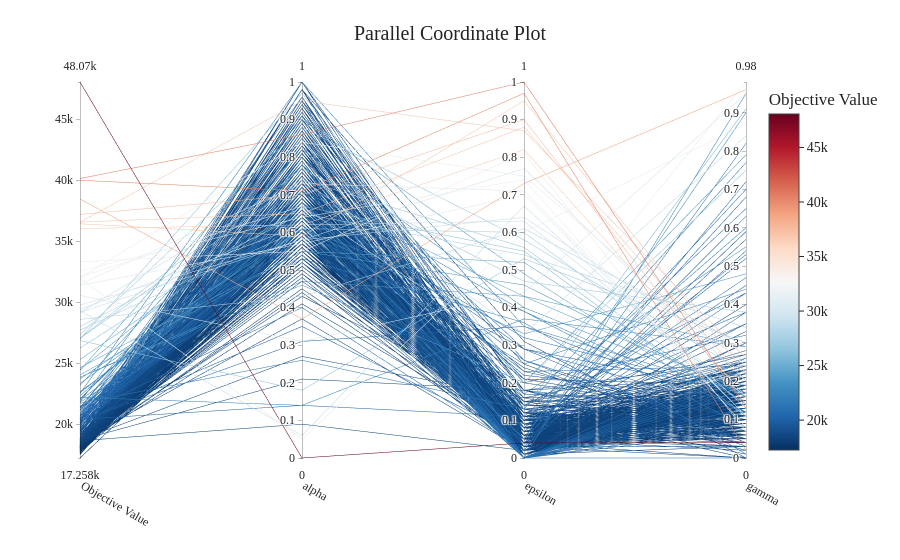

Notebook cell for this chart:
### Markdown cell above
### Parallel Coordinates

### Code cell
fig_parallel = plot_parallel_coordinate(study)

fig_parallel.update_traces(
    line=dict(
        colorscale="RdBu",
        showscale=True,
        colorbar=dict(
            title="Objective Value",
            ticks="outside"
        )
    )
)

fig_parallel = apply_latex_style(fig_parallel)

fig_parallel.update_layout(
    margin=dict(l=80, r=140, t=80, b=100)
)

fig_parallel

### Figure 1 — Plotly figure (JSON) as saved in the notebook; plotly's stock layout.template omitted (floating-point values rounded to 4 significant figures; data arrays with more than 128 entries replaced by an {"elided": "..."} marker saying what was removed)
{"data": [{"dimensions": [{"label": "Objective Value", "range": [17258, 48070], "values": {"elided": "500 int values"}}, {"label": "alpha", "range": [0, 1], "values": {"elided": "500 float values"}}, {"label": "epsilon", "range": [0, 1], "values": {"elided": "500 float values"}}, {"label": "gamma", "range": [0, 0.98], "values": {"elided": "500 float values"}}], "labelangle": 30, "labelside": "bottom", "line": {"color": {"elided": "500 int values"}, "colorbar": {"ticks": "outside", "title": {"text": "Objective Value"}}, "colorscale": [[0, "rgb(103,0,31)"], [0.1, "rgb(178,24,43)"], [0.2, "rgb(214,96,77)"], [0.3, "rgb(244,165,130)"], [0.4, "rgb(253,219,199)"], [0.5, "rgb(247,247,247)"], [0.6, "rgb(209,229,240)"], [0.7, "rgb(146,197,222)"], [0.8, "rgb(67,147,195)"], [0.9, "rgb(33,102,172)"], [1, "rgb(5,48,97)"]], "reversescale": true, "showscale": true}, "type": "parcoords"}], "layout": {"font": {"family": "Computer Modern", "size": 14}, "legend": {"bgcolor": "rgba(255,255,255,0.8)", "borderwidth": 0}, "margin": {"b": 100, "l": 80, "r": 140, "t": 80}, "title": {"text": "Parallel Coordinate Plot", "x": 0.5, "xanchor": "center"}, "xaxis": {"gridcolor": "lightgray", "gridwidth": 0.5, "showgrid": true, "zeroline": false}, "yaxis": {"gridcolor": "lightgray", "gridwidth": 0.5, "showgrid": true, "zeroline": false}}}
